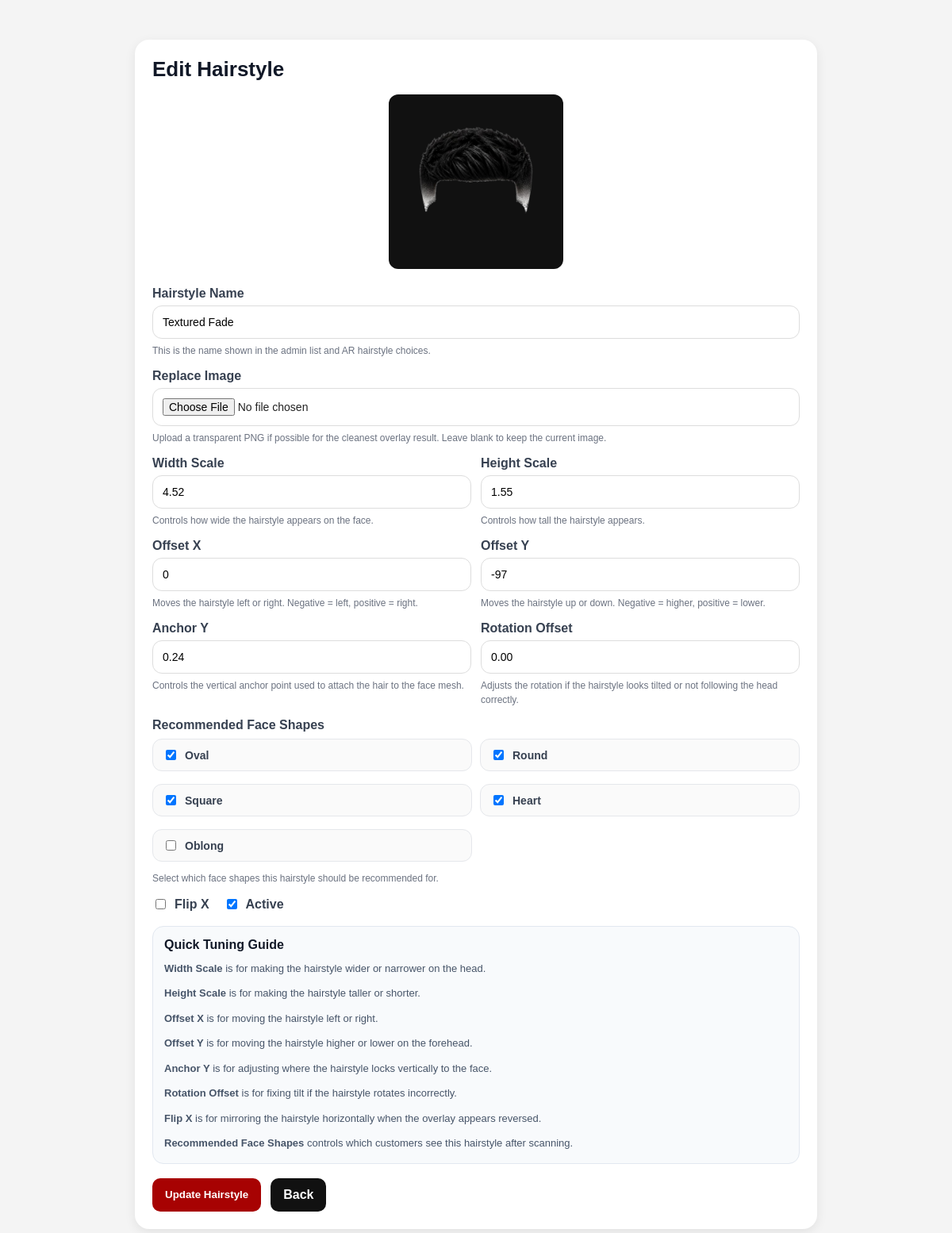
The app's page /admin_edit_ar_model.php?id=18 (signed in) with its own data.
### tables this page shows
CREATE TABLE `hairstyles` (
  `id` int(11) NOT NULL,
  `name` varchar(100) NOT NULL,
  `image_path` varchar(255) NOT NULL,
  `width_scale` decimal(5,2) NOT NULL DEFAULT 2.50,
  `height_scale` decimal(5,2) NOT NULL DEFAULT 1.00,
  `offset_x` int(11) NOT NULL DEFAULT 0,
  `offset_y` int(11) NOT NULL DEFAULT -60,
  `anchor_y` decimal(5,2) NOT NULL DEFAULT 0.24,
  `rotation_offset` decimal(5,2) NOT NULL DEFAULT 0.00,
  `flip_x` tinyint(1) NOT NULL DEFAULT 0,
  `is_active` tinyint(1) NOT NULL DEFAULT 1,
  `created_at` timestamp NOT NULL DEFAULT current_timestamp()
);

### admin_edit_ar_model.php (the view, shortened to what this page needs)
<?php
include 'db.php';
$error_message = "";
$selectedFaceShapes = [];
if (!isset($_GET['id']) || !is_numeric($_GET['id'])) {
    $error_message = "Invalid hairstyle ID.";
} else {
    $id = intval($_GET['id']);
    $stmt = $conn->prepare("SELECT * FROM hairstyles WHERE id = ?");
    $stmt->bind_param("i", $id);
    $stmt->execute();
    $result = $stmt->get_result();
    $hair = $result->fetch_assoc();
    if (!$hair) {
        $error_message = "Hairstyle not found.";
    } else {
        $mapStmt = $conn->prepare("SELECT face_shape FROM hairstyle_face_shapes WHERE hairstyle_id = ?");
        $mapStmt->bind_param("i", $id);
        $mapStmt->execute();
        $mapResult = $mapStmt->get_result();
        while ($row = $mapResult->fetch_assoc()) {
            $selectedFaceShapes[] = $row['face_shape'];
        }
    }
}
?>
<!DOCTYPE html>
<html lang="en">
<head>
    <link rel="stylesheet" href="styles.css">
</head>
<body>
<div class="page">
    <div class="panel">
        <h2>Edit Hairstyle</h2>
        <?php if ($error_message !== ""): ?>
            <div class="message error"><?= htmlspecialchars($error_message) ?></div>
            <div class="actions">
                <a href="admin_ar_models.php" class="btn btn-secondary">Back to AR Hair Models</a>
            </div>
        <?php else: ?>
            <div class="preview">
                <img src="<?= htmlspecialchars($hair['image_path']) ?>" alt="<?= htmlspecialchars($hair['name']) ?>">
            </div>
            <form method="POST" enctype="multipart/form-data">
                <div class="form-group">
                    <label>Hairstyle Name</label>
                    <input type="text" name="name" value="<?= htmlspecialchars($hair['name']) ?>" required>
                    <small>This is the name shown in the admin list and AR hairstyle choices.</small>
                </div>
                <div class="form-group">
                    <label>Replace Image</label>
                    <input type="file" name="image" accept=".png,.jpg,.jpeg,.webp">
                    <small>Upload a transparent PNG if possible for the cleanest overlay result. Leave blank to keep the current image.</small>
                </div>
                <div class="row-2">
                    <div class="form-group">
                        <label>Width Scale</label>
                        <input type="number" step="0.01" name="width_scale" value="<?= htmlspecialchars($hair['width_scale']) ?>" required>
                        <small>Controls how wide the hairstyle appears on the face.</small>
                    </div>
                    <div class="form-group">
                        <label>Height Scale</label>
                        <input type="number" step="0.01" name="height_scale" value="<?= htmlspecialchars($hair['height_scale']) ?>" required>
                        <small>Controls how tall the hairstyle appears.</small>
                    </div>
                </div>
                <div class="row-2">
                    <div class="form-group">
                        <label>Offset X</label>
                        <input type="number" name="offset_x" value="<?= htmlspecialchars($hair['offset_x']) ?>" required>
                        <small>Moves the hairstyle left or right. Negative = left, positive = right.</small>
                    </div>
                    <div class="form-group">
                        <label>Offset Y</label>
                        <input type="number" name="offset_y" value="<?= htmlspecialchars($hair['offset_y']) ?>" required>
                        <small>Moves the hairstyle up or down. Negative = higher, positive = lower.</small>
                    </div>
                </div>
                <div class="row-2">
                    <div class="form-group">
                        <label>Anchor Y</label>
                        <input type="number" step="0.01" name="anchor_y" value="<?= htmlspecialchars($hair['anchor_y']) ?>" required>
                        <small>Controls the vertical anchor point used to attach the hair to the face mesh.</small>
                    </div>
                    <div class="form-group">
                        <label>Rotation Offset</label>
                        <input type="number" step="0.01" name="rotation_offset" value="<?= htmlspecialchars($hair['rotation_offset']) ?>" required>
                        <small>Adjusts the rotation if the hairstyle looks tilted or not following the head correctly.</small>
                    </div>
                </div>
                <div class="form-group">
                    <label>Recommended Face Shapes</label>
                    <div class="face-shape-grid">
                        <label class="face-shape-option"><input type="checkbox" name="face_shapes[]" value="oval" <?= in_array('oval', $selectedFaceShapes) ? 'checked' : '' ?>> Oval</label>
                        <label class="face-shape-option"><input type="checkbox" name="face_shapes[]" value="round" <?= in_array('round', $selectedFaceShapes) ? 'checked' : '' ?>> Round</label>
                        <label class="face-shape-option"><input type="checkbox" name="face_shapes[]" value="square" <?= in_array('square', $selectedFaceShapes) ? 'checked' : '' ?>> Square</label>
                        <label class="face-shape-option"><input type="checkbox" name="face_shapes[]" value="heart" <?= in_array('heart', $selectedFaceShapes) ? 'checked' : '' ?>> Heart</label>
                        <label class="face-shape-option"><input type="checkbox" name="face_shapes[]" value="oblong" <?= in_array('oblong', $selectedFaceShapes) ? 'checked' : '' ?>> Oblong</label>
                    </div>
                    <small>Select which face shapes this hairstyle should be recommended for.</small>
                </div>
                <div class="checkboxes">
                    <label><input type="checkbox" name="flip_x" <?= $hair['flip_x'] ? 'checked' : '' ?>> Flip X</label>
                    <label><input type="checkbox" name="is_active" <?= $hair['is_active'] ? 'checked' : '' ?>> Active</label>
                </div>
                <div class="notes-box">
                    <h3>Quick Tuning Guide</h3>
                    <p><strong>Width Scale</strong> is for making the hairstyle wider or narrower on the head.</p>
                    <p><strong>Height Scale</strong> is for making the hairstyle taller or shorter.</p>
                    <p><strong>Offset X</strong> is for moving the hairstyle left or right.</p>
                    <p><strong>Offset Y</strong> is for moving the hairstyle higher or lower on the forehead.</p>
                    <p><strong>Anchor Y</strong> is for adjusting where the hairstyle locks vertically to the face.</p>
                    <p><strong>Rotation Offset</strong> is for fixing tilt if the hairstyle rotates incorrectly.</p>
                    <p><strong>Flip X</strong> is for mirroring the hairstyle horizontally when the overlay appears reversed.</p>
                    <p><strong>Recommended Face Shapes</strong> controls which customers see this hairstyle after scanning.</p>
                </div>
                <div class="actions">
                    <button type="submit" class="btn btn-primary">Update Hairstyle</button>
                    <a href="admin_ar_models.php" class="btn btn-secondary">Back</a>
                </div>
            </form>
        <?php endif; ?>
    </div>
</div>
</body>
</html>

### styles.css (style rules this page uses)
body { font-family: 'Arial', sans-serif; margin: 0; background-color: #fdfdfd; color: #222; }
body { margin: 0; font-family: Arial, sans-serif; background-color: #fff; color: #000; overflow-x: hidden; }
html, body { height: 100%; }

### admin_edit_ar_model.php (style rules this page uses)
* { box-sizing: border-box; }
body { margin: 0; font-family: 'Poppins', sans-serif; background: #f4f4f4; color: #222; }
.page { max-width: 900px; margin: 30px auto; padding: 20px; }
.panel { background: #fff; border-radius: 18px; padding: 22px; box-shadow: 0 4px 14px rgba(0,0,0,0.08); }
.panel h2 { margin-top: 0; margin-bottom: 16px; font-size: 26px; color: #111827; }
.preview { text-align: center; margin-bottom: 18px; }
.preview img { max-width: 220px; max-height: 220px; object-fit: contain; background: #111; border-radius: 12px; padding: 10px; }
.form-group { margin-bottom: 14px; }
label { display: block; margin-bottom: 6px; font-weight: 600; color: #374151; }
.form-group small { display: block; margin-top: 6px; color: #6b7280; line-height: 1.5; font-size: 12px; }
input[type="text"], input[type="number"], input[type="file"] { width: 100%; padding: 12px; border-radius: 12px; border: 1px solid #ddd; font-size: 14px; background: #fff; outline: none; }
.row-2 { display: grid; grid-template-columns: 1fr 1fr; gap: 12px; }
.checkboxes { display: flex; gap: 18px; flex-wrap: wrap; margin-top: 10px; }
.checkboxes label { display: flex; align-items: center; gap: 8px; margin-bottom: 0; font-weight: 600; }
.face-shape-grid { display: grid; grid-template-columns: repeat(2, minmax(0, 1fr)); gap: 10px; margin-top: 8px; }
.face-shape-option { display: flex; align-items: center; gap: 8px; border: 1px solid #e5e7eb; border-radius: 12px; padding: 10px 12px; background: #fafafa; font-size: 14px; font-weight: 600; }
.notes-box { margin-top: 18px; background: #f8fafc; border: 1px solid #e2e8f0; border-radius: 14px; padding: 14px; }
.notes-box h3 { margin: 0 0 10px; font-size: 16px; color: #111827; }
.notes-box p { margin: 0 0 10px; font-size: 13px; line-height: 1.65; color: #475569; }
.notes-box p:last-child { margin-bottom: 0; }
.actions { display: flex; gap: 12px; margin-top: 18px; flex-wrap: wrap; }
.btn { display: inline-block; text-decoration: none; border: none; border-radius: 10px; padding: 12px 16px; font-weight: 600; cursor: pointer; text-align: center; }
.btn-primary { background: #A70202; color: #fff; }
.btn-secondary { background: #111; color: #fff; }

### records on screen
hairstyles: image_path (picture), name "Textured Fade", width_scale "4.52", height_scale "1.55", offset_x "0", offset_y "-97", anchor_y "0.24", rotation_offset "0.00", is_active "☑"
